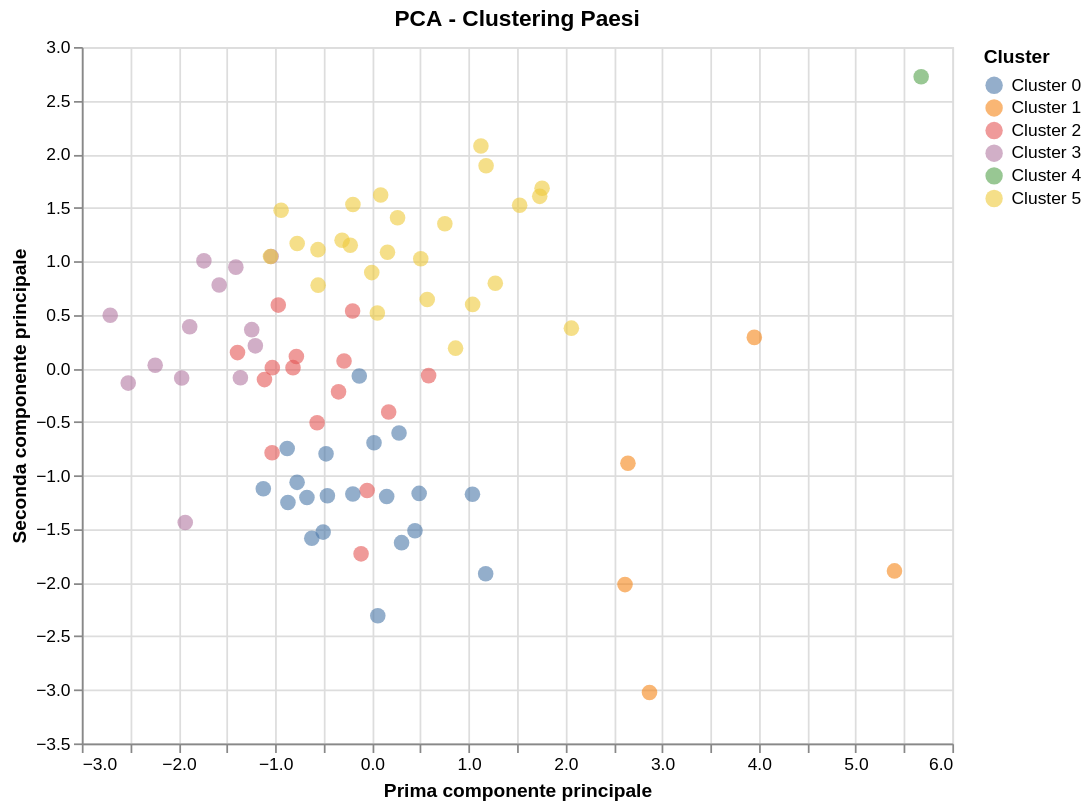

The cell this chart's notebook holds for it:
### Code cell
#PCA per visualizzare i cluster
pca = PCA(n_components=2)
X_pca = pca.fit_transform(X_scaled)

df_pca = pd.DataFrame(X_pca, columns=['PC1', 'PC2'])
df_pca['cluster'] = ['Cluster ' + str(c) for c in df_country_profile['cluster_k6'].values]
df_pca['country'] = df_country_profile['country'].values

alt.Chart(df_pca).mark_circle(size=80, opacity=0.6).encode(
    x=alt.X('PC1:Q', title='Prima componente principale'),
    y=alt.Y('PC2:Q', title='Seconda componente principale'),
    color=alt.Color('cluster:N', title='Cluster', scale=color_scale),
    tooltip=['country', 'cluster']
).properties(
    width=500,
    height=400,
    title='PCA - Clustering Paesi'
).interactive()

### Figure 1 — Vega-Lite specification as saved in the notebook (floating-point values rounded to 4 significant figures)
{"config": {"view": {"continuousWidth": 300, "continuousHeight": 300}}, "data": {"name": "data-255aadab474d68a1165fd3c46453fdb7"}, "mark": {"type": "circle", "opacity": 0.6, "size": 80}, "encoding": {"color": {"field": "cluster", "scale": {"domain": ["Cluster 0", "Cluster 1", "Cluster 2", "Cluster 3", "Cluster 4", "Cluster 5"], "range": ["#4c78a8", "#f58518", "#e45756", "#b279a2", "#54a24b", "#eeca3b"]}, "title": "Cluster", "type": "nominal"}, "tooltip": [{"field": "country", "type": "nominal"}, {"field": "cluster", "type": "nominal"}], "x": {"field": "PC1", "title": "Prima componente principale", "type": "quantitative"}, "y": {"field": "PC2", "title": "Seconda componente principale", "type": "quantitative"}}, "height": 400, "params": [{"name": "param_34", "select": {"type": "interval", "encodings": ["x", "y"]}, "bind": "scales"}], "title": "PCA - Clustering Paesi", "width": 500, "$schema": "https://vega.github.io/schema/vega-lite/v5.20.1.json", "datasets": {"data-255aadab474d68a1165fd3c46453fdb7": [{"PC1": -1.03, "PC2": 0.007311, "cluster": "Cluster 2", "country": "Algeria"}, {"PC1": -0.7736, "PC2": 1.166, "cluster": "Cluster 5", "country": "Argentina"}, {"PC1": -1.931, "PC2": -1.438, "cluster": "Cluster 3", "country": "Armenia"}, {"PC1": 1.126, "PC2": 2.077, "cluster": "Cluster 5", "country": "Australia"}, {"PC1": -1.043, "PC2": 1.045, "cluster": "Cluster 3", "country": "Austria"}, {"PC1": -1.124, "PC2": -1.123, "cluster": "Cluster 0", "country": "Azerbaijan"}, {"PC1": -0.05029, "PC2": -1.139, "cluster": "Cluster 2", "country": "Bahamas"}, {"PC1": -0.5585, "PC2": 1.109, "cluster": "Cluster 5", "country": "Belgium"}, {"PC1": -0.8768, "PC2": -0.7468, "cluster": "Cluster 0", "country": "Belarus"}, {"PC1": -0.1972, "PC2": 1.531, "cluster": "Cluster 5", "country": "Brazil"}, {"PC1": 0.05551, "PC2": 0.5166, "cluster": "Cluster 5", "country": "Bulgaria"}, {"PC1": 0.08951, "PC2": 1.618, "cluster": "Cluster 5", "country": "Canada"}, {"PC1": 3.953, "PC2": 0.2898, "cluster": "Cluster 1", "country": "China"}, {"PC1": -1.58, "PC2": 0.778, "cluster": "Cluster 3", "country": "Colombia"}, {"PC1": 0.1521, "PC2": -1.195, "cluster": "Cluster 0", "country": "Croatia"}, {"PC1": 0.864, "PC2": 0.1894, "cluster": "Cluster 5", "country": "Cuba"}, {"PC1": 0.02095, "PC2": -0.6935, "cluster": "Cluster 0", "country": "Czechia"}, {"PC1": -0.5567, "PC2": 0.7772, "cluster": "Cluster 5", "country": "Denmark"}, {"PC1": -1.391, "PC2": 0.1476, "cluster": "Cluster 2", "country": "Dominican Republic"}, {"PC1": -1.738, "PC2": 1.004, "cluster": "Cluster 3", "country": "Egypt"}, {"PC1": 0.2642, "PC2": 1.407, "cluster": "Cluster 5", "country": "Spain"}, {"PC1": -0.6726, "PC2": -1.205, "cluster": "Cluster 0", "country": "Estonia"}, {"PC1": -0.113, "PC2": -1.731, "cluster": "Cluster 2", "country": "Ethiopia"}, {"PC1": 2.869, "PC2": -3.025, "cluster": "Cluster 1", "country": "Unified Team"}, {"PC1": -0.2005, "PC2": 0.5363, "cluster": "Cluster 2", "country": "Finland"}, {"PC1": 1.18, "PC2": 1.892, "cluster": "Cluster 5", "country": "France"}, {"PC1": 1.039, "PC2": -1.174, "cluster": "Cluster 0", "country": "West Germany"}, {"PC1": 1.734, "PC2": 1.606, "cluster": "Cluster 5", "country": "Great Britain"}, {"PC1": 2.616, "PC2": -2.018, "cluster": "Cluster 1", "country": "East Germany"}, {"PC1": -0.505, "PC2": -1.528, "cluster": "Cluster 0", "country": "Georgia"}, {"PC1": 2.061, "PC2": 0.3759, "cluster": "Cluster 5", "country": "Germany"}, {"PC1": -0.002324, "PC2": 0.8943, "cluster": "Cluster 5", "country": "Greece"}, {"PC1": 1.041, "PC2": 0.5977, "cluster": "Cluster 5", "country": "Hungary"}, {"PC1": -1.361, "PC2": -0.08731, "cluster": "Cluster 3", "country": "Indonesia"}, {"PC1": -1.885, "PC2": 0.3896, "cluster": "Cluster 3", "country": "India"}, {"PC1": 0.1721, "PC2": -0.407, "cluster": "Cluster 2", "country": "Iran"}, {"PC1": -0.9688, "PC2": 0.5911, "cluster": "Cluster 2", "country": "Ireland"}, {"PC1": -1.243, "PC2": 0.362, "cluster": "Cluster 3", "country": "Israel"}, {"PC1": 1.527, "PC2": 1.523, "cluster": "Cluster 5", "country": "Italy"}, {"PC1": -1.112, "PC2": -0.1045, "cluster": "Cluster 2", "country": "Jamaica"}, {"PC1": 1.758, "PC2": 1.681, "cluster": "Cluster 5", "country": "Japan"}, {"PC1": -0.475, "PC2": -0.7973, "cluster": "Cluster 0", "country": "Kazakhstan"}, {"PC1": -0.5676, "PC2": -0.5075, "cluster": "Cluster 2", "country": "Kenya"}, {"PC1": 1.275, "PC2": 0.7949, "cluster": "Cluster 5", "country": "South Korea"}, {"PC1": -0.7743, "PC2": -1.063, "cluster": "Cluster 0", "country": "Latvia"}, {"PC1": -0.8689, "PC2": -1.252, "cluster": "Cluster 0", "country": "Lithuania"}, {"PC1": -0.7817, "PC2": 0.1108, "cluster": "Cluster 2", "country": "Morocco"}, {"PC1": -2.707, "PC2": 0.4967, "cluster": "Cluster 3", "country": "Malaysia"}, {"PC1": -0.9397, "PC2": 1.477, "cluster": "Cluster 5", "country": "Mexico"}, {"PC1": -2.52, "PC2": -0.1371, "cluster": "Cluster 3", "country": "Mongolia"}, {"PC1": 0.7532, "PC2": 1.35, "cluster": "Cluster 5", "country": "Netherlands"}, {"PC1": -2.241, "PC2": 0.03005, "cluster": "Cluster 3", "country": "Nigeria"}, {"PC1": 0.5853, "PC2": -0.06718, "cluster": "Cluster 2", "country": "Norway"}, {"PC1": 0.5042, "PC2": 1.024, "cluster": "Cluster 5", "country": "New Zealand"}, {"PC1": 0.1602, "PC2": 1.084, "cluster": "Cluster 5", "country": "Poland"}, {"PC1": -1.049, "PC2": 1.044, "cluster": "Cluster 5", "country": "Portugal"}, {"PC1": 0.3058, "PC2": -1.626, "cluster": "Cluster 0", "country": "North Korea"}, {"PC1": 1.175, "PC2": -1.917, "cluster": "Cluster 0", "country": "Russian Olympic Committee"}, {"PC1": 0.5711, "PC2": 0.643, "cluster": "Cluster 5", "country": "Romania"}, {"PC1": -0.1313, "PC2": -0.07147, "cluster": "Cluster 0", "country": "South Africa"}, {"PC1": 2.646, "PC2": -0.8854, "cluster": "Cluster 1", "country": "Russian Federation"}, {"PC1": -0.4611, "PC2": -1.189, "cluster": "Cluster 0", "country": "Slovenia"}, {"PC1": 0.05997, "PC2": -2.309, "cluster": "Cluster 0", "country": "Serbia"}, {"PC1": -0.2247, "PC2": 1.149, "cluster": "Cluster 5", "country": "Switzerland"}, {"PC1": -0.1982, "PC2": -1.172, "cluster": "Cluster 0", "country": "Slovakia"}, {"PC1": -0.3095, "PC2": 1.197, "cluster": "Cluster 5", "country": "Sweden"}, {"PC1": 0.4876, "PC2": -1.166, "cluster": "Cluster 0", "country": "Czechoslovakia"}, {"PC1": -0.8166, "PC2": 0.007339, "cluster": "Cluster 2", "country": "Thailand"}, {"PC1": -1.206, "PC2": 0.2106, "cluster": "Cluster 3", "country": "Chinese Taipei"}, {"PC1": -1.968, "PC2": -0.08952, "cluster": "Cluster 3", "country": "Trinidad and Tobago"}, {"PC1": -0.3459, "PC2": -0.2188, "cluster": "Cluster 2", "country": "Tunisia"}, {"PC1": -0.2888, "PC2": 0.06904, "cluster": "Cluster 2", "country": "Türkiye"}, {"PC1": -1.033, "PC2": -0.7877, "cluster": "Cluster 2", "country": "Uganda"}, {"PC1": 0.2798, "PC2": -0.6035, "cluster": "Cluster 0", "country": "Ukraine"}, {"PC1": 5.402, "PC2": -1.89, "cluster": "Cluster 1", "country": "Soviet Union"}, {"PC1": 5.678, "PC2": 2.722, "cluster": "Cluster 4", "country": "United States"}, {"PC1": -0.6224, "PC2": -1.585, "cluster": "Cluster 0", "country": "Uzbekistan"}, {"PC1": -1.408, "PC2": 0.9454, "cluster": "Cluster 3", "country": "Venezuela"}, {"PC1": 0.4443, "PC2": -1.516, "cluster": "Cluster 0", "country": "Yugoslavia"}]}}
